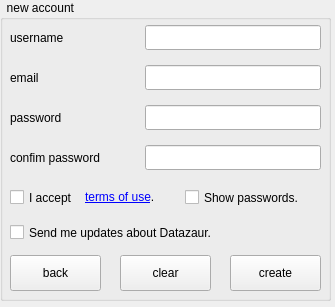
<?xml version="1.0" encoding="UTF-8"?>
<ui version="4.0">
 <class>Form</class>
 <widget class="QWidget" name="Form">
  <property name="geometry">
   <rect>
    <x>0</x>
    <y>0</y>
    <width>335</width>
    <height>307</height>
   </rect>
  </property>
  <property name="windowTitle">
   <string>Form</string>
  </property>
  <widget class="QGroupBox" name="groupBox">
   <property name="geometry">
    <rect>
     <x>0</x>
     <y>0</y>
     <width>331</width>
     <height>301</height>
    </rect>
   </property>
   <property name="title">
    <string>  new account</string>
   </property>
   <widget class="QLabel" name="label">
    <property name="geometry">
     <rect>
      <x>10</x>
      <y>25</y>
      <width>125</width>
      <height>25</height>
     </rect>
    </property>
    <property name="text">
     <string>username</string>
    </property>
   </widget>
   <widget class="QLabel" name="label_2">
    <property name="geometry">
     <rect>
      <x>10</x>
      <y>65</y>
      <width>125</width>
      <height>25</height>
     </rect>
    </property>
    <property name="text">
     <string>email</string>
    </property>
   </widget>
   <widget class="QLabel" name="label_3">
    <property name="geometry">
     <rect>
      <x>10</x>
      <y>105</y>
      <width>125</width>
      <height>25</height>
     </rect>
    </property>
    <property name="text">
     <string>password</string>
    </property>
   </widget>
   <widget class="QLabel" name="label_4">
    <property name="geometry">
     <rect>
      <x>10</x>
      <y>145</y>
      <width>125</width>
      <height>25</height>
     </rect>
    </property>
    <property name="text">
     <string>confim password</string>
    </property>
   </widget>
   <widget class="QCheckBox" name="checkBox">
    <property name="geometry">
     <rect>
      <x>10</x>
      <y>185</y>
      <width>171</width>
      <height>25</height>
     </rect>
    </property>
    <property name="text">
     <string>I accept </string>
    </property>
   </widget>
   <widget class="QCheckBox" name="checkBox_2">
    <property name="geometry">
     <rect>
      <x>10</x>
      <y>220</y>
      <width>251</width>
      <height>25</height>
     </rect>
    </property>
    <property name="text">
     <string>Send me updates about Datazaur.</string>
    </property>
   </widget>
   <widget class="QLabel" name="label_5">
    <property name="geometry">
     <rect>
      <x>85</x>
      <y>185</y>
      <width>96</width>
      <height>25</height>
     </rect>
    </property>
    <property name="text">
     <string>&lt;html&gt;&lt;head/&gt;&lt;body&gt;&lt;p&gt;&lt;a href=&quot;https://github.com/pawelkunicki/Datazaur/blob/main/LICENSE&quot;&gt;&lt;span style=&quot; text-decoration: underline; color:#0000ff;&quot;&gt;terms of use&lt;/span&gt;&lt;/a&gt;.&lt;/p&gt;&lt;/body&gt;&lt;/html&gt;</string>
    </property>
    <property name="openExternalLinks">
     <bool>true</bool>
    </property>
   </widget>
   <widget class="QLineEdit" name="lineEdit">
    <property name="geometry">
     <rect>
      <x>145</x>
      <y>25</y>
      <width>176</width>
      <height>25</height>
     </rect>
    </property>
   </widget>
   <widget class="QLineEdit" name="lineEdit_2">
    <property name="geometry">
     <rect>
      <x>145</x>
      <y>65</y>
      <width>176</width>
      <height>25</height>
     </rect>
    </property>
   </widget>
   <widget class="QLineEdit" name="lineEdit_3">
    <property name="geometry">
     <rect>
      <x>145</x>
      <y>105</y>
      <width>176</width>
      <height>25</height>
     </rect>
    </property>
    <property name="echoMode">
     <enum>QLineEdit::Password</enum>
    </property>
   </widget>
   <widget class="QLineEdit" name="lineEdit_4">
    <property name="geometry">
     <rect>
      <x>145</x>
      <y>145</y>
      <width>176</width>
      <height>25</height>
     </rect>
    </property>
    <property name="echoMode">
     <enum>QLineEdit::Password</enum>
    </property>
   </widget>
   <widget class="QPushButton" name="pushButton_2">
    <property name="geometry">
     <rect>
      <x>230</x>
      <y>255</y>
      <width>91</width>
      <height>36</height>
     </rect>
    </property>
    <property name="text">
     <string>create</string>
    </property>
   </widget>
   <widget class="QCheckBox" name="checkBox_3">
    <property name="geometry">
     <rect>
      <x>185</x>
      <y>185</y>
      <width>136</width>
      <height>25</height>
     </rect>
    </property>
    <property name="text">
     <string>Show passwords.</string>
    </property>
   </widget>
   <widget class="QPushButton" name="pushButton_3">
    <property name="geometry">
     <rect>
      <x>10</x>
      <y>255</y>
      <width>91</width>
      <height>36</height>
     </rect>
    </property>
    <property name="text">
     <string>back</string>
    </property>
   </widget>
   <widget class="QPushButton" name="pushButton_4">
    <property name="geometry">
     <rect>
      <x>120</x>
      <y>255</y>
      <width>91</width>
      <height>36</height>
     </rect>
    </property>
    <property name="text">
     <string>clear</string>
    </property>
   </widget>
  </widget>
 </widget>
 <resources/>
 <connections/>
</ui>
